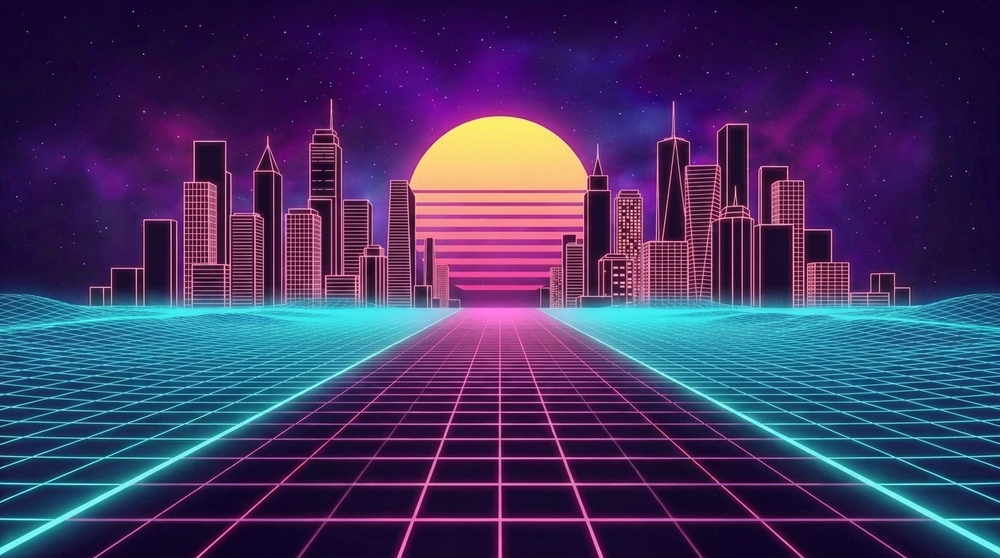
#> input picture assets/menu_bg_land_back2.png, 1000 x 558 px, shrunk from 1376 x 768 before the run, found by its file name
$ python make_arcade_bg.py
#> lines starting #> are read from the running program, lines starting #| are printed output that depends on the picture
#!/usr/bin/env python3
"""Build assets/menu_bg_*_arcade.png — the arcade backdrop, with the skyline pushed out to the sides.

In arcade the buildings come from the backdrop IMAGE (the canvas only draws palms there), so they cannot be
moved in code — the art has to move. This applies a horizontal DISPLACEMENT field:

    dest_x = src_x + A * sin(pi * (d - R) / (halfW - R)) * sign(x - cx)      for d > R
    dest_x = src_x                                                            for d <= R   (the sun)

i.e. columns are pushed AWAY from the centre, by nothing at the sun's edge, rising to A px in the middle
distance, and back to nothing at the frame edge. That matters:

  * zero at the sun  -> the sun disc is not stretched into an ellipse (a plain scaleX would have)
  * zero at the edge -> no outer buildings are shoved off-frame and lost, and no empty gutter appears
  * the peak sits exactly where the buildings crowding the sun are, which is what we want moved

Only the ARCADE backdrop gets this. The menu still uses the untouched art: the displacement bends vertical
lines, and the menu shows the image's perspective grid floor, which would visibly warp. In arcade the canvas
paints its own opaque floor over everything below the horizon, so the warp there is never seen.

Usage:  python3 tools/make_arcade_bg.py      (from the project root; needs Pillow)
"""

from PIL import Image

# sun geometry, same numbers the visualiser uses (see SUN in index.html)
# The push is given as a FRACTION OF EACH IMAGE'S OWN CEILING, never as a raw pixel count.
# That matters: portrait is half as wide as landscape (halfW 384 vs 688), so its ceiling is roughly half.
# A pixel amount that is comfortable in landscape is near-fatal in portrait — a shared "170px" put portrait
# at 96% of its limit, squeezing columns 27x, which flattened the sun's sides and smeared the skyline into
# the horizon. The fraction below is the worst-case COMPRESSION: 0.75 means columns never get squeezed more
# than 4x, and only at the very frame edge.
JOBS = [
    ('assets/menu_bg_land_back2.png',     'assets/menu_bg_land_arcade.png',     0.500, 0.297, 0.75),
    ('assets/menu_bg_portrait_back2.png', 'assets/menu_bg_portrait_arcade.png', 0.500, 0.084, 0.55),
]

# Horizon of the landscape art (top of its painted grid), as a fraction of image height. Everything below
# this is erased — see the note in build(). Same value the CSS uses to place the backdrop.
HORIZON_F = 0.535
FLOOR_RGB = (13, 3, 32)      # the arcade floor's own near-black violet, so the join is invisible


def build(src_path, dst_path, cx_frac, d_frac, squeeze):
#> called with src_path = 'assets/menu_bg_land_back2.png', dst_path = 'assets/menu_bg_land_arcade.png', cx_frac = 0.5, d_frac = 0.297, squeeze = 0.75
    from math import sin, pi

    im = Image.open(src_path).convert('RGBA')
    W, H = im.size
#> W = 1000; H = 558
    src = im.load()
    out = Image.new('RGBA', (W, H))
#> out: PIL image 1000x558 RGBA; every value is 0
    dst = out.load()

    cx = cx_frac * W
#> cx = 500
    R = d_frac * H / 2.0
#> R = 82.86
    R0 = R * 1.30                 # start the ramp CLEAR of the sun, not right on its rim
#> R0 = 107.7
    halfW = max(cx, W - cx)
#> halfW = 500
    L = halfW - R0
#> L = 392.3

    # Window: sin^2, not sin. sin() has its steepest slope at both ENDS of the ramp, so the old map pinched
    # exactly at the sun's rim and at the frame edge — which is what flattened the sun into a squared-off
    # disc. sin^2 has ZERO slope at both ends, so the warp eases in and out and neither the sun nor the edge
    # is compressed.
    #   amount is derived from the ceiling: max|w'| = pi/L, so a push of A gives a worst-case column
    #   spacing of 1 - A*pi/L. Solving for a chosen squeeze gives A directly, and it can never fold over.
    amount = squeeze * L / pi
#> amount = 93.65

    fwd = []
    for x in range(W):
        d = abs(x - cx)
        if d <= R0 or L <= 0:
            push = 0.0
        else:
            u = (d - R0) / L
            push = amount * (sin(pi * u) ** 2)
        sign = 1.0 if x >= cx else -1.0
        fwd.append(x + push * sign)
#> after the loop, fwd = 1000 values from -1.4e-30 to 999

    # invert: for each destination column, find the source column that lands on it
    inv = [0.0] * W
#> inv = 1000 values from 0 to 0
    j = 0
    for xd in range(W):
        while j < W - 2 and fwd[j + 1] < xd:
            j += 1
        x0, x1 = fwd[j], fwd[j + 1] if j + 1 < W else fwd[j] + 1
        t = 0.0 if x1 == x0 else (xd - x0) / (x1 - x0)
        inv[xd] = max(0.0, min(W - 1.0, j + t))

    for xd in range(W):
        xs = inv[xd]
        x0 = int(xs)
        x1 = min(W - 1, x0 + 1)
        f = xs - x0
        for y in range(H):
            a = src[x0, y]
            b = src[x1, y]
            dst[xd, y] = (
                int(a[0] + (b[0] - a[0]) * f),
                int(a[1] + (b[1] - a[1]) * f),
                int(a[2] + (b[2] - a[2]) * f),
                int(a[3] + (b[3] - a[3]) * f),
            )
    # ---- ERASE THE PAINTED ROAD BELOW THE HORIZON ----
    # The arcade canvas paints its OWN neon floor from the game's horizon down, so nothing in the art below
    # the horizon is ever supposed to be seen. But the art's horizon and the game's can never be pixel-exact
    # on every screen, and the moment the art sits even slightly low, its painted road and grid peek out
    # above the real floor — you get TWO roads running to the same vanishing point.
    # Deleting them from the art removes the failure mode entirely, instead of chasing alignment: below the
    # horizon there is simply nothing left to show through. Fade over a short band so the horizon glow (which
    # sells the skyline's base) survives and there's no hard cut.
    hz = int(HORIZON_F * H)
    FADE = max(6, int(H * 0.02))
    for y in range(hz, H):
        t = min(1.0, (y - hz) / FADE)              # 0 at the horizon -> 1 just below it
        for x in range(W):
            p = dst[x, y]
            dst[x, y] = (
                int(p[0] + (FLOOR_RGB[0] - p[0]) * t),
                int(p[1] + (FLOOR_RGB[1] - p[1]) * t),
                int(p[2] + (FLOOR_RGB[2] - p[2]) * t),
                p[3],
            )
    out.save(dst_path)
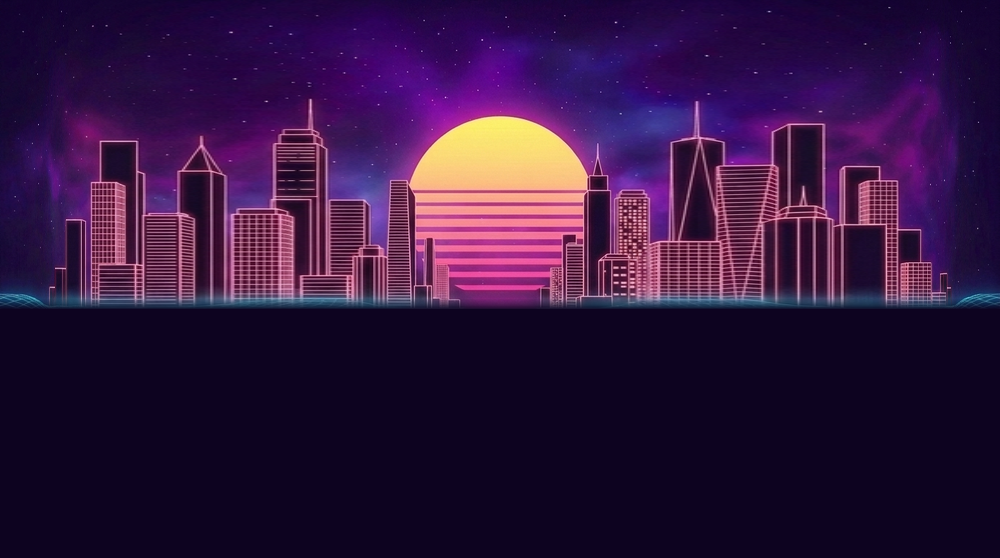
#> saved as menu_bg_land_arcade.png: PIL image 1000x558 RGBA; mean R, G, B, A 50.7, 21.6, 63.9, 255
    peak = max(abs(fwd[x] - x) for x in range(W))
    slope = min(fwd[i] - fwd[i - 1] for i in range(1, W))
    folded = sum(1 for i in range(1, W) if fwd[i] < fwd[i - 1])
    print(f'{dst_path}: {W}x{H} | sun R={R:.0f}px untouched (ramp starts {R0:.0f}px) | '
          f'max push {peak:.0f}px | min column spacing {slope:.2f}px ({1/max(slope,1e-6):.1f}x squeeze) | folded={folded}')
#| assets/menu_bg_land_arcade.png: 1000x558 | sun R=83px untouched (ramp starts 108px) | max push 94px | min column spacing 0.25px (4.0x squeeze) | folded=0
    assert folded == 0, 'columns folded over — the skyline would smear'
    assert slope > 0.2, 'columns squeezed too hard — visible smear at the frame edge'


if __name__ == '__main__':
    for s, d, cx, df, sq in JOBS:
        build(s, d, cx, df, sq)
#> pass 2 of the loop `for s, d, cx, df, sq in JOBS:`:
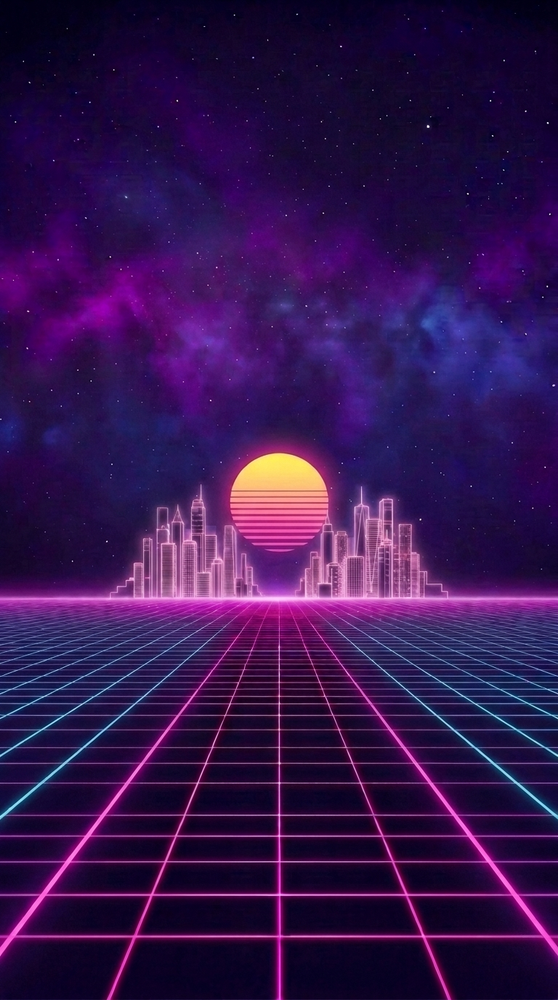
#> input picture assets/menu_bg_portrait_back2.png, 558 x 1000 px, shrunk from 768 x 1376 before the run, found by its file name
#> im: PIL image 558x1000 RGBA
#> out: PIL image 558x1000 RGBA; every value is 0
#> in build (call 2), `out.save(dst_path)`:
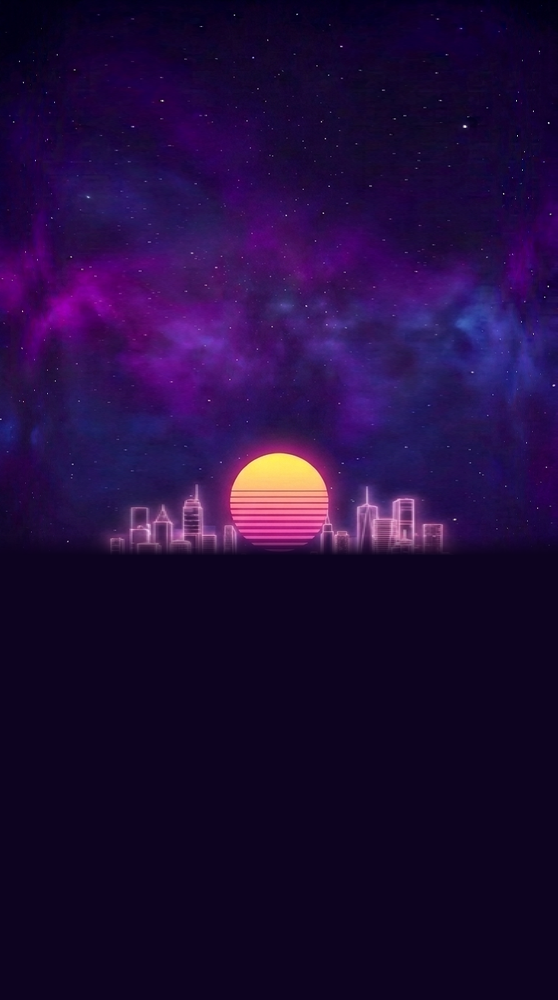
#> saved as menu_bg_portrait_arcade.png: PIL image 558x1000 RGBA; mean R, G, B, A 32.3, 11.1, 58.7, 255
#| assets/menu_bg_portrait_arcade.png: 558x1000 | sun R=42px untouched (ramp starts 55px) | max push 39px | min column spacing 0.45px (2.2x squeeze) | folded=0
